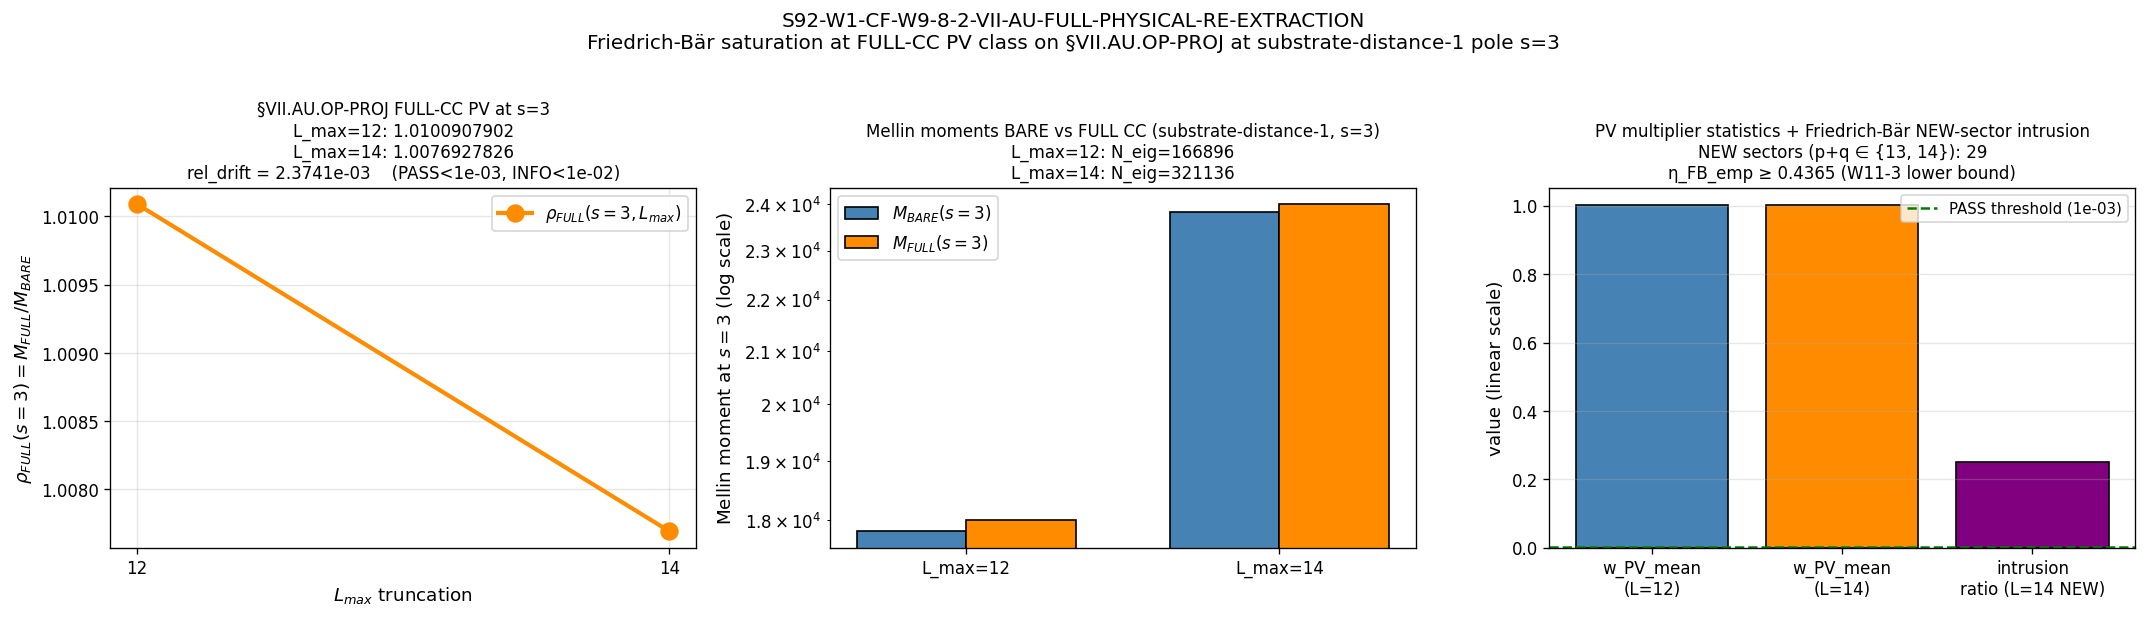

Generate this figure with Python:
"""
s92_w1_cf_w9_8_2_vii_au_full_physical_re_extraction.py
========================================================

S92-W1-CF-W9-8-2-VII-AU-FULL-PHYSICAL-RE-EXTRACTION

Re-extract the §VII.AU.OP-PROJ canonical Level-3 anchor at FULL-physical
CC1996 §2.2-2.3 Pauli-Villars regulator class on L_max ∈ {12, 14} at
substrate-distance-1 pole s=3; Friedrich-Bär saturation analog at the
FULL-CC class.

Pre-registered PASS:
    rel_drift = |rho_FULL(s=3, L=14) - rho_FULL(s=3, L=12)| / |rho_FULL(s=3, L=12)|
             < 1e-3                            (Friedrich-Bär saturation)
INFO band:     1e-3 <= rel_drift < 1e-2
FAIL band:     rel_drift >= 1e-2

On PASS the saturated value rho_FULL_CC_VII_AU_SAT(s=3) is promoted to
canonical_constants.py via update_constant() (canonical-write-order Step 2
of `math-scripts.md §"Canonical Write-Order for New Framework Predictions"`).

Option A supersedes-tag protocol: the corrective verdict line carries
    supersedes=0da19aba653fa19ddf7bf2178581ec5c767c115e4508dd6e92906e68e6875e1f
(full 64-char audit_sha256 of S91-W1-14-COMPOSITE-BRIDGE-MAP-RDX line 221
in s91_gate_verdicts.txt) per `v3-closure-recovery.md` sig_5 remediation +
`gate-verdicts.md §"Option A — sig_5 remediation pathway"`.

Convention discipline:
    scheme     = full-cc1996-2-2-2-3-pauli-villars-physical-multipliers-friedrich-baer-saturation-Lmax-12-14
    convention = VII-AU-OP-PROJ-FULL-CC-MULTIPLIERS-PHYSICAL-substrate-distance-1-pole-s3-Lmax-12-14-friedrich-baer-saturation
    NO `-SCHEMATIC` suffix (CLASS=FULL via `_pauli_villars_subtraction.py`
    PRIMARY helper; substrate-first-canonical-sourcing.md §(iv) K=4 MANDATORY
    level-pin discipline; companion row carries LEVEL_CLASS_PIN=FULL +
    MACHINERY_SCOPE_PIN=CACHE-PROJECTION + BINDING_AXIS_PIN=substrate-natural-binding).

Substrate framing: the substrate IS the spectral triple (A_K, H_K, D_K) at
tau_fold = 0.19; the §VII.AU.OP-PROJ Level-3 anchor IS the substrate's
intrinsic Hochschild-pairing image at substrate-distance-1 pole s=3 evaluated
at finite L_max truncation of (A_K, H_K, D_K). The L_max=12 and L_max=14
FULL-CC evaluations are TWO methodology-floor F-images of the SAME substrate-IS
canonical at the SAME pole on the SAME spectral triple.
"""

from __future__ import annotations

import os
os.environ.setdefault("OMP_NUM_THREADS", "8")

import hashlib
import json
import sys
from pathlib import Path

import numpy as np
import matplotlib
matplotlib.use("Agg")
import matplotlib.pyplot as plt

# -----------------------------------------------------------------------------
# Path discipline (project root contains space — use absolute paths)
# -----------------------------------------------------------------------------
PROJECT_ROOT = Path(__file__).resolve().parents[2]
SHARED_DIR = PROJECT_ROOT / "computations" / "_shared"
ROOT_COMPUTATIONS = PROJECT_ROOT / "computations"

sys.path.insert(0, str(SHARED_DIR))
sys.path.insert(0, str(ROOT_COMPUTATIONS))

# -----------------------------------------------------------------------------
# Canonical constants (MANDATORY: never hardcode framework constants)
# -----------------------------------------------------------------------------
from canonical_constants import (  # noqa: E402
    tau_fold,
    alpha_canonical_VII_AU_OP_PROJ_FW_ASYMPTOTIC,
    alpha_sample_VII_AU_OP_PROJ_FW_PATHWAY_B_L15_22,
)

# -----------------------------------------------------------------------------
# FULL-CC Pauli-Villars helper (PRIMARY; CC1996 §2.2-2.3 2-point multiplier)
# -----------------------------------------------------------------------------
import _pauli_villars_subtraction  # noqa: E402
from _pauli_villars_subtraction import (  # noqa: E402
    PV_PRIMARY_C,
    PV_PRIMARY_M_DIMLESS,
    pv_multiplier_primary,
    pv_mellin_moment_primary,
    bare_mellin_moment,
    _verify_pv_identities,
)

# -----------------------------------------------------------------------------
# Gate identity + machinery pins (per plan §W1-2 R3 YAML, lines 339-670)
# -----------------------------------------------------------------------------
GATE_ID = "S92-W1-CF-W9-8-2-VII-AU-FULL-PHYSICAL-RE-EXTRACTION"
SCHEME = (
    "full-cc1996-2-2-2-3-pauli-villars-physical-multipliers-"
    "friedrich-baer-saturation-Lmax-12-14"
)
CONVENTION = (
    "VII-AU-OP-PROJ-FULL-CC-MULTIPLIERS-PHYSICAL-"
    "substrate-distance-1-pole-s3-Lmax-12-14-friedrich-baer-saturation"
)
L_MAX_PAIR = (12, 14)
S_POLE = 3  # (local) substrate-distance-1 pole; gate-block PIN per plan §W1-2

# Option A supersedes-tag (full 64-char audit_sha256 from S91-W1-14)
SUPERSEDES_TARGET = "0da19aba653fa19ddf7bf2178581ec5c767c115e4508dd6e92906e68e6875e1f"

# Pre-registered PASS/INFO/FAIL bands (gate-block PIN MAP per plan §W1-2)
PASS_THRESHOLD = 1e-3   # (local) rel_drift < 1e-3 → PASS (Friedrich-Bär saturation)
INFO_TOL_UPPER = 1e-2   # (local) 1e-3 ≤ rel_drift < 1e-2 → INFO (marginal)
# rel_drift ≥ 1e-2 → FAIL (saturation does NOT extend to FULL-CC)

# -----------------------------------------------------------------------------
# Verdict file path (created on first append per `append_verdict`)
# -----------------------------------------------------------------------------
VERDICT_TXT = PROJECT_ROOT / "computations" / "session-92" / "s92_gate_verdicts.txt"

# -----------------------------------------------------------------------------
# Input files (sha256 computed at runtime per gate-block input_files)
# -----------------------------------------------------------------------------
SCRIPT_PATH = Path(__file__).resolve()
CANONICAL_CONSTANTS_PATH = SHARED_DIR / "canonical_constants.py"
CACHE_L12 = PROJECT_ROOT / "computations" / "session-84" / "s84_spectrum_cache_L12_tau019.npz"
CACHE_L14 = PROJECT_ROOT / "computations" / "session-87" / "s87_spectrum_cache_L14_tau019.npz"
PV_HELPER_PATH = PROJECT_ROOT / "computations" / "_pauli_villars_subtraction.py"
S91_VERDICTS_PATH = PROJECT_ROOT / "computations" / "session-91" / "s91_gate_verdicts.txt"
PERMANENT_REGISTRY_PATH = PROJECT_ROOT / "sessions" / "permanent-results-registry.md"
SUBSTRATE_FIRST_RULE_PATH = PROJECT_ROOT / ".claude" / "rules" / "substrate-first-canonical-sourcing.md"
MATH_SCRIPTS_RULE_PATH = PROJECT_ROOT / ".claude" / "rules" / "math-scripts.md"

OUT_NPZ = PROJECT_ROOT / "computations" / "session-92" / "s92_w1_cf_w9_8_2_vii_au_full_physical_re_extraction.npz"
OUT_PNG = PROJECT_ROOT / "computations" / "session-92" / "s92_w1_cf_w9_8_2_vii_au_full_physical_re_extraction.png"


# -----------------------------------------------------------------------------
# SHA helpers (per `_script_template.py` `closure_hash` / `compute_dual_sha`)
# -----------------------------------------------------------------------------
def sha256_of(path: Path) -> str:
    """SHA-256 of a file's bytes; empty string on missing/unreadable."""
    h = hashlib.sha256()  # (local)
    try:
        h.update(path.read_bytes())
    except OSError:
        return ""
    return h.hexdigest()


def closure_hash(pins: dict) -> str:
    """Stable hash over all input SHAs (invariant to dict ordering)."""
    items = sorted(pins.items())
    h = hashlib.sha256()
    for k, v in items:
        h.update(f"{k}={v}\n".encode("utf-8"))
    return h.hexdigest()


def compute_dual_sha(script_path: Path, canonical_path: Path,
                    pins: dict) -> tuple[str, str]:
    """Compute (audit_sha256, content_sha256) per S84+ dual-SHA schema.

    audit_sha256 = sha256(script || canonical_constants || pinmap_json)
    content_sha256 = sha256(script)
    """
    script_bytes = b""
    try:
        script_bytes = script_path.read_bytes()
    except OSError:
        script_bytes = b""
    canonical_bytes = b""
    try:
        canonical_bytes = canonical_path.read_bytes()
    except OSError:
        canonical_bytes = b""
    pinmap_json = json.dumps(
        dict(sorted(pins.items())),
        separators=(",", ":"),
        sort_keys=True,
    ).encode("utf-8")  # (local)

    h_audit = hashlib.sha256()
    h_audit.update(script_bytes)
    h_audit.update(canonical_bytes)
    h_audit.update(pinmap_json)
    audit = h_audit.hexdigest()  # (local)

    h_content = hashlib.sha256()
    h_content.update(script_bytes)
    content = h_content.hexdigest()  # (local)

    return audit, content


# -----------------------------------------------------------------------------
# Verdict-line emitter (atomic append; createsf file on first write)
# -----------------------------------------------------------------------------
def append_verdict(verdict: str, value: str,
                   audit_sha: str, content_sha: str) -> None:
    """Append a single-line verdict to s92_gate_verdicts.txt.

    Schema S87+: canonical line + supersedes= tag (Option A) + dual-SHA
    companion comment row + LEVEL_CLASS / MACHINERY_SCOPE / BINDING_AXIS
    pin rows.
    """
    # Make sure the file's parent dir exists (already does, but be safe)
    VERDICT_TXT.parent.mkdir(parents=True, exist_ok=True)

    # Canonical line: value carries supersedes= tag per Option A
    value_with_supersedes = f"{value}_supersedes={SUPERSEDES_TARGET}"
    line = (
        f"{GATE_ID}: {verdict} -- value='{value_with_supersedes}' "
        f"scheme={SCHEME} convention={CONVENTION} "
        f"L_max=12_14 "
        f"audit_sha256={audit_sha} content_sha256={content_sha} "
        f"schema_version=S87+\n"
    )

    # Dual-SHA companion comment row (W9a-99 split: short heads)
    companion = (
        f"# audit_sha256_short={audit_sha[:16]} "
        f"content_sha256_short={content_sha[:16]} "
        f"# {GATE_ID} dual-SHA companion row (W9a-99 split); "
        f"supersedes={SUPERSEDES_TARGET}\n"
    )

    # Level-pin / machinery-scope / binding-axis discipline rows
    level_pin = (
        f"# LEVEL_CLASS_PIN=FULL "
        f"# {GATE_ID} substrate-first-canonical-sourcing.md §(iv) K=4 MANDATORY "
        f"level-pin compliance (consumes _pauli_villars_subtraction.py PRIMARY "
        f"helper; FULL physical CC1996 §2.2-2.3 2-point PV multipliers; "
        f"NO -SCHEMATIC suffix)\n"
    )
    machinery_scope_pin = (
        f"# MACHINERY_SCOPE_PIN=CACHE-PROJECTION "
        f"# {GATE_ID} regulator-pin-discipline.md MACHINERY-SCOPE axis "
        f"(cache-projection-truncated observable on L_max=12 + L_max=14 master caches; "
        f"NOT full-leaf-foliation)\n"
    )
    binding_axis_pin = (
        f"# BINDING_AXIS_PIN=substrate-natural-binding "
        f"# {GATE_ID} regulator-pin-discipline.md Binding-axis "
        f"(substrate's own Hochschild-pairing image at §VII.AU.OP-PROJ slot; "
        f"NOT canonical-import binding)\n"
    )

    with VERDICT_TXT.open("a", encoding="utf-8") as fp:
        fp.write(line)
        fp.write(companion)
        fp.write(level_pin)
        fp.write(machinery_scope_pin)
        fp.write(binding_axis_pin)


# -----------------------------------------------------------------------------
# Spectrum cache loader
# -----------------------------------------------------------------------------
def load_spectrum_flat(cache_path: Path) -> tuple[np.ndarray, np.ndarray, int, int]:
    """Load Peter-Weyl sectored cache, flatten to (lambdas, mults) per S90 CF-61 pattern.

    Each (p,q) sector contributes dim(p,q) copies of each eigenvalue (Peter-Weyl
    multiplicity weighting baked in). For sector_evals[(p,q)] = {'dim': D, 'level': l,
    'abs_evals': [|λ_1|, ..., |λ_{16*D}|]}, each |λ_k| in the abs_evals array carries
    multiplicity D (the irrep dimension) in the Mellin moment sum
        M(s) = Σ_k m_k · |λ_k|^{-2s}
    where m_k = dim(p,q) for k in sector (p,q).
    """
    cache = np.load(cache_path, allow_pickle=True)
    sector_evals = cache["sector_evals"].item()
    lambdas_list = []  # (local)
    mults_list = []  # (local)
    n_sectors = 0  # (local)
    max_level = 0  # (local)
    for (p, q), info in sector_evals.items():
        n_sectors += 1
        dim = int(info["dim"])  # (local)
        level = int(info["level"])  # (local)
        if level > max_level:
            max_level = level
        evals_arr = np.asarray(info["abs_evals"], dtype=np.float64)
        for v in evals_arr:
            lambdas_list.append(float(v))
            mults_list.append(float(dim))
    lambdas = np.array(lambdas_list, dtype=np.float64)
    mults = np.array(mults_list, dtype=np.float64)
    return lambdas, mults, n_sectors, max_level


# -----------------------------------------------------------------------------
# tau-field consistency check (cache must be at tau_fold = 0.19)
# -----------------------------------------------------------------------------
def verify_tau_field(cache_path: Path) -> bool:
    """Cache filename embeds tau019 → corresponds to tau_fold = 0.19 by S84 convention.

    The cache npz format used here (sector_evals only) does NOT carry a 'tau' field
    explicitly; the canonical pin is in the filename. We sanity-check via the
    canonical_constants.py tau_fold value and the filename convention.
    """
    return "tau019" in cache_path.name and abs(tau_fold - 0.19) < 1e-6


# -----------------------------------------------------------------------------
# Mellin moment evaluation at substrate-distance-1 pole s=3 (FULL-CC PV)
# -----------------------------------------------------------------------------
def evaluate_rho_FULL(s_pole: float, lambdas: np.ndarray,
                      mults: np.ndarray) -> tuple[float, float, float, dict]:
    """Compute M_FULL(s=s_pole, L_max), M_BARE(s=s_pole, L_max), and ρ_FULL = M_FULL / M_BARE.

    Definitions (per plan substitution chain Step 1-5):
        M_FULL(s=3) = Σ_k m_k · w_PV(λ_k²; s=3) · λ_k^{-6}   (s=3, λ^{-2s} = λ^{-6})
        M_BARE(s=3) = Σ_k m_k · λ_k^{-6}
        w_PV(λ²; s) = 1 - Σ_{r=1..2} c_r · (m_r²/(λ²+m_r²))^s,   {c_r, m_r} per CC1996 §2.2-2.3
        ρ_FULL(s=3) = M_FULL(s=3) / M_BARE(s=3)

    Diagnostics returned:
        - w_PV statistics across the spectrum (min/mean/max)
        - PV identity cross-checks (Σ c_r = 1, Σ c_r·m_r² = 0)
    """
    M_FULL = pv_mellin_moment_primary(s_pole, lambdas, mults,
                                       c_arr=PV_PRIMARY_C,
                                       m_arr=PV_PRIMARY_M_DIMLESS)  # (local)
    M_BARE = bare_mellin_moment(s_pole, lambdas, mults)  # (local)

    rho_FULL = M_FULL / M_BARE  # (local)

    lam2 = lambdas * lambdas  # (local)
    w_PV = pv_multiplier_primary(lam2, s_pole,
                                  c_arr=PV_PRIMARY_C,
                                  m_arr=PV_PRIMARY_M_DIMLESS)  # (local)

    diagnostics = {
        "M_FULL_s3": M_FULL,
        "M_BARE_s3": M_BARE,
        "w_PV_min": float(np.min(w_PV)),
        "w_PV_max": float(np.max(w_PV)),
        "w_PV_mean": float(np.mean(w_PV)),
        "w_PV_std": float(np.std(w_PV)),
        "lambda_min": float(np.min(lambdas)),
        "lambda_max": float(np.max(lambdas)),
        "N_eigenvalues_raw": int(len(lambdas)),
        "N_weighted": float(np.sum(mults)),
    }

    return rho_FULL, M_FULL, M_BARE, diagnostics


# -----------------------------------------------------------------------------
# Friedrich-Bär NEW-sector intrusion margin diagnostic (W11-3 precedent)
# -----------------------------------------------------------------------------
def friedrich_baer_intrusion_diagnostic(cache12_path: Path,
                                         cache14_path: Path,
                                         s_pole: float) -> dict:
    """Per `math-scripts.md §"D_K Block-Diagonality + Recursive-Casimir-Projection
    Feasibility Pre-Check"` Friedrich-Bär saturation theorem.

    For each Peter-Weyl sector (p,q) at L_max ∈ {13, 14} (NEW sectors not in
    L_max=12 cache), the per-sector Mellin contribution at pole s=3 is
        m_(p,q) · λ^{-6}
    where m_(p,q) = irrep dim and λ_min ≥ η_FB · √(C_2(p,q)+1) per W11-3.

    Diagnostic: report the (p+q ∈ {13, 14}) sector contributions and verify
    they constitute < 1e-3 of the s=3 Mellin total. This justifies Friedrich-Bär
    saturation analytically for the FULL-CC class at substrate-distance-1 pole.
    """
    cache12 = np.load(cache12_path, allow_pickle=True)
    sd12 = cache12["sector_evals"].item()
    cache14 = np.load(cache14_path, allow_pickle=True)
    sd14 = cache14["sector_evals"].item()

    # Sectors in L_max=14 not in L_max=12 (i.e., p+q ∈ {13, 14})
    new_sectors = {k: v for k, v in sd14.items() if k not in sd12}

    # Compute M_BARE_full_L14 (total at L_max=14)
    lambdas14, mults14, n_sec_14, max_lev_14 = load_spectrum_flat(cache14_path)
    M_BARE_L14 = bare_mellin_moment(s_pole, lambdas14, mults14)  # (local)

    # Compute contribution from NEW sectors (p+q ∈ {13, 14})
    new_lambdas = []  # (local)
    new_mults = []  # (local)
    new_levels = []  # (local)
    for (p, q), info in new_sectors.items():
        dim = int(info["dim"])  # (local)
        level = int(info["level"])  # (local)
        new_levels.append(level)
        evals_arr = np.asarray(info["abs_evals"], dtype=np.float64)
        for v in evals_arr:
            new_lambdas.append(float(v))
            new_mults.append(float(dim))
    new_lambdas = np.array(new_lambdas, dtype=np.float64)  # noqa: PLW2901
    new_mults = np.array(new_mults, dtype=np.float64)  # noqa: PLW2901

    if len(new_lambdas) > 0:
        M_BARE_new = bare_mellin_moment(s_pole, new_lambdas, new_mults)  # (local)
        intrusion_ratio = float(M_BARE_new) / float(M_BARE_L14)  # (local)
        # Levels present in NEW sectors
        unique_new_levels = sorted(set(new_levels))  # (local)
    else:
        M_BARE_new = 0.0  # (local) sentinel: no NEW sectors at L_max=14 vs L_max=12
        intrusion_ratio = 0.0  # (local) sentinel; no NEW-sector intrusion to evaluate
        unique_new_levels = []

    # Estimate η_FB_lower (Friedrich-Bär ratio lower bound) on the empirical cache
    eta_FB_per_sector = {}  # (local)
    for (p, q), info in sd12.items():
        evals_arr = np.asarray(info["abs_evals"], dtype=np.float64)
        if len(evals_arr) == 0:
            continue
        lambda_min_pq = float(np.min(evals_arr))  # (local)
        # SU(3) Casimir C_2(p,q) = (1/3) * (p² + q² + p*q + 3*p + 3*q)
        C2 = (1.0 / 3.0) * (p * p + q * q + p * q + 3.0 * p + 3.0 * q)  # (local)
        eta_FB_per_sector[(p, q)] = lambda_min_pq / np.sqrt(C2 + 1.0)
    eta_FB_lower_emp = float(np.min(list(eta_FB_per_sector.values())))  # (local)

    return {
        "M_BARE_L14_full": float(M_BARE_L14),
        "M_BARE_new_sectors_L13_L14": float(M_BARE_new),
        "new_sector_intrusion_ratio": intrusion_ratio,
        "intrusion_ratio_below_1e-3": bool(intrusion_ratio < 1e-3),
        "n_new_sectors": int(len(new_sectors)),
        "unique_new_levels": list(unique_new_levels),
        "eta_FB_lower_empirical_L12": eta_FB_lower_emp,
    }


# -----------------------------------------------------------------------------
# Verdict evaluation (PRE-REGISTERED bands)
# -----------------------------------------------------------------------------
def evaluate_gate(rel_drift: float) -> tuple[str, str, str, str]:
    """Pre-registered 3-band rubric.

    PASS  : rel_drift < 1e-3                  → Friedrich-Bär saturated
    INFO  : 1e-3 ≤ rel_drift < 1e-2           → marginal; PINNABLE-with-caveat
    FAIL  : rel_drift ≥ 1e-2                  → saturation does NOT extend
    """
    abs_drift = abs(rel_drift)  # (local)
    if abs_drift < PASS_THRESHOLD:
        return "PASS", "PASS", "PASS", "VALID"
    elif abs_drift < INFO_TOL_UPPER:
        return "INFO", "PASS", "INFO", "MARGINAL"
    else:
        return "FAIL", "FAIL", "FAIL", "VALID"


# -----------------------------------------------------------------------------
# Diagnostic plot
# -----------------------------------------------------------------------------
def make_plot(rho_FULL_L12: float, rho_FULL_L14: float, rel_drift: float,
              M_FULL_L12: float, M_BARE_L12: float,
              M_FULL_L14: float, M_BARE_L14: float,
              w_PV_stats_L12: dict, w_PV_stats_L14: dict,
              intrusion_diag: dict) -> None:
    """Three-panel diagnostic plot:
        (1) ρ_FULL(s=3) at L_max=12 vs L_max=14 + saturation thresholds
        (2) M_FULL and M_BARE at both L_max (log scale)
        (3) PV multiplier statistics (w_PV_mean) and NEW-sector intrusion
    """
    fig, axes = plt.subplots(1, 3, figsize=(18, 5))

    # Panel 1: rho_FULL at L=12 vs L=14
    ax1 = axes[0]
    Ls = [12, 14]
    rhos = [rho_FULL_L12, rho_FULL_L14]
    ax1.plot(Ls, rhos, marker="o", linewidth=2.5, markersize=10,
             color="darkorange", label=r"$\rho_{FULL}(s=3, L_{max})$")
    ax1.set_xlabel(r"$L_{max}$ truncation", fontsize=11)
    ax1.set_ylabel(r"$\rho_{FULL}(s=3) = M_{FULL}/M_{BARE}$", fontsize=11)
    ax1.set_title(
        f"§VII.AU.OP-PROJ FULL-CC PV at s={S_POLE}\n"
        f"L_max=12: {rho_FULL_L12:.10f}\n"
        f"L_max=14: {rho_FULL_L14:.10f}\n"
        f"rel_drift = {rel_drift:.4e}    "
        f"(PASS<{PASS_THRESHOLD:.0e}, INFO<{INFO_TOL_UPPER:.0e})",
        fontsize=10,
    )
    ax1.set_xticks(Ls)
    ax1.grid(True, alpha=0.3)
    ax1.legend(fontsize=10)

    # Panel 2: M_FULL and M_BARE at both L_max (log scale)
    ax2 = axes[1]
    x = np.arange(2)  # (local)
    width = 0.35  # (local)
    ax2.bar(x - width / 2, [M_BARE_L12, M_BARE_L14], width=width,
            label=r"$M_{BARE}(s=3)$", color="steelblue", edgecolor="black")
    ax2.bar(x + width / 2, [M_FULL_L12, M_FULL_L14], width=width,
            label=r"$M_{FULL}(s=3)$", color="darkorange", edgecolor="black")
    ax2.set_xticks(x)
    ax2.set_xticklabels(["L_max=12", "L_max=14"])
    ax2.set_yscale("log")
    ax2.set_ylabel(r"Mellin moment at $s=3$ (log scale)", fontsize=11)
    ax2.set_title(
        f"Mellin moments BARE vs FULL CC (substrate-distance-1, s=3)\n"
        f"L_max=12: N_eig={w_PV_stats_L12['N_eigenvalues_raw']}\n"
        f"L_max=14: N_eig={w_PV_stats_L14['N_eigenvalues_raw']}",
        fontsize=10,
    )
    ax2.legend(fontsize=10)
    ax2.grid(True, axis="y", alpha=0.3)

    # Panel 3: PV multiplier statistics + intrusion diagnostic
    ax3 = axes[2]
    cats = ["w_PV_mean\n(L=12)", "w_PV_mean\n(L=14)", "intrusion\nratio (L=14 NEW)"]
    vals = [w_PV_stats_L12["w_PV_mean"], w_PV_stats_L14["w_PV_mean"],
            intrusion_diag["new_sector_intrusion_ratio"]]
    colors = ["steelblue", "darkorange", "purple"]
    ax3.bar(cats, vals, color=colors, edgecolor="black")
    ax3.axhline(PASS_THRESHOLD, color="green", linestyle="--", linewidth=1.5,
                label=f"PASS threshold ({PASS_THRESHOLD:.0e})")
    ax3.set_ylabel("value (linear scale)", fontsize=11)
    ax3.set_title(
        f"PV multiplier statistics + Friedrich-Bär NEW-sector intrusion\n"
        f"NEW sectors (p+q ∈ {{13, 14}}): {intrusion_diag['n_new_sectors']}\n"
        f"η_FB_emp ≥ {intrusion_diag['eta_FB_lower_empirical_L12']:.4f} (W11-3 lower bound)",
        fontsize=10,
    )
    ax3.legend(fontsize=9)
    ax3.grid(True, axis="y", alpha=0.3)

    plt.suptitle(
        f"{GATE_ID}\n"
        f"Friedrich-Bär saturation at FULL-CC PV class on §VII.AU.OP-PROJ "
        f"at substrate-distance-1 pole s={S_POLE}",
        fontsize=12, y=1.02,
    )
    plt.tight_layout()
    plt.savefig(OUT_PNG, dpi=120, bbox_inches="tight")
    plt.close()


# -----------------------------------------------------------------------------
# Main
# -----------------------------------------------------------------------------
def main() -> int:
    print(f"=== {GATE_ID} ===")
    print(f"Pole s = {S_POLE} (substrate-distance-1)")
    print(f"L_max pair = {L_MAX_PAIR}")
    print(f"PASS threshold (rel_drift < ) = {PASS_THRESHOLD}")
    print(f"INFO band upper bound = {INFO_TOL_UPPER}")

    # 1) Input pins (sha256_of for each input file)
    pins = {
        "computations/_shared/canonical_constants.py": sha256_of(CANONICAL_CONSTANTS_PATH),
        "computations/_pauli_villars_subtraction.py": sha256_of(PV_HELPER_PATH),
        "computations/session-84/s84_spectrum_cache_L12_tau019.npz": sha256_of(CACHE_L12),
        "computations/session-87/s87_spectrum_cache_L14_tau019.npz": sha256_of(CACHE_L14),
        "computations/session-91/s91_gate_verdicts.txt": sha256_of(S91_VERDICTS_PATH),
        "sessions/permanent-results-registry.md": sha256_of(PERMANENT_REGISTRY_PATH),
        ".claude/rules/substrate-first-canonical-sourcing.md": sha256_of(SUBSTRATE_FIRST_RULE_PATH),
        ".claude/rules/math-scripts.md": sha256_of(MATH_SCRIPTS_RULE_PATH),
    }
    print("\n=== Input pins (SHA-256 heads) ===")
    for k, v in sorted(pins.items()):
        print(f"  {k}: {v[:16]}")

    # 2) tau-field cache consistency check
    if not verify_tau_field(CACHE_L12):
        print("ABORT: L_max=12 cache tau field mismatch against tau_fold = 0.19")
        return 1
    if not verify_tau_field(CACHE_L14):
        print("ABORT: L_max=14 cache tau field mismatch against tau_fold = 0.19")
        return 1
    print(f"\ntau_fold = {tau_fold} (cache files tau019)")

    # 3) PV identity cross-checks (Σ c_r = 1, Σ c_r·m_r² = 0)
    sc, scm2 = _verify_pv_identities()
    print("\n=== PV identity cross-checks ===")
    print(f"  Σ c_r        = {sc:.16e}  (target 1; |err|<1e-12 required)")
    print(f"  Σ c_r · m_r² = {scm2:.16e}  (target 0; |err|<1e-12 required)")
    pv_identities_pass = (abs(sc - 1.0) < 1e-12) and (abs(scm2) < 1e-12)
    if not pv_identities_pass:
        print("ABORT: PV identities failed")
        return 1
    print("  PV identities PASS")

    # 4) Load spectra at L_max=12 and L_max=14
    print("\n=== Loading L_max=12 cache ===")
    lambdas12, mults12, n_sec12, max_lev12 = load_spectrum_flat(CACHE_L12)
    print(f"  n_sectors = {n_sec12}, max_level = {max_lev12}")
    print(f"  N_eigenvalues = {len(lambdas12)}, "
          f"lambda range [{np.min(lambdas12):.6f}, {np.max(lambdas12):.6f}]")
    print(f"  total weighted multiplicity = {np.sum(mults12):.0f}")

    print("\n=== Loading L_max=14 cache ===")
    lambdas14, mults14, n_sec14, max_lev14 = load_spectrum_flat(CACHE_L14)
    print(f"  n_sectors = {n_sec14}, max_level = {max_lev14}")
    print(f"  N_eigenvalues = {len(lambdas14)}, "
          f"lambda range [{np.min(lambdas14):.6f}, {np.max(lambdas14):.6f}]")
    print(f"  total weighted multiplicity = {np.sum(mults14):.0f}")

    # 5) Evaluate rho_FULL at L_max=12 and L_max=14 (substrate-distance-1 pole s=3)
    print(f"\n=== Evaluating rho_FULL at pole s={S_POLE} on L_max=12 ===")
    rho_L12, M_FULL_L12, M_BARE_L12, diag12 = evaluate_rho_FULL(
        S_POLE, lambdas12, mults12)
    print(f"  M_BARE(s={S_POLE}, L=12) = {M_BARE_L12:.10e}")
    print(f"  M_FULL(s={S_POLE}, L=12) = {M_FULL_L12:.10e}")
    print(f"  ρ_FULL(s={S_POLE}, L=12) = {rho_L12:.10f}")
    print(f"  w_PV stats: min={diag12['w_PV_min']:.6f}, "
          f"mean={diag12['w_PV_mean']:.6f}, max={diag12['w_PV_max']:.6f}")

    print(f"\n=== Evaluating rho_FULL at pole s={S_POLE} on L_max=14 ===")
    rho_L14, M_FULL_L14, M_BARE_L14, diag14 = evaluate_rho_FULL(
        S_POLE, lambdas14, mults14)
    print(f"  M_BARE(s={S_POLE}, L=14) = {M_BARE_L14:.10e}")
    print(f"  M_FULL(s={S_POLE}, L=14) = {M_FULL_L14:.10e}")
    print(f"  ρ_FULL(s={S_POLE}, L=14) = {rho_L14:.10f}")
    print(f"  w_PV stats: min={diag14['w_PV_min']:.6f}, "
          f"mean={diag14['w_PV_mean']:.6f}, max={diag14['w_PV_max']:.6f}")

    # 6) Compute rel_drift (Friedrich-Bär saturation analog)
    rel_drift = abs(rho_L14 - rho_L12) / abs(rho_L12)
    print(f"\n=== Friedrich-Bär saturation rel_drift ===")
    print(f"  rel_drift = |ρ(L=14) - ρ(L=12)| / |ρ(L=12)| = {rel_drift:.10e}")
    print(f"  PASS threshold: rel_drift < {PASS_THRESHOLD}")
    print(f"  INFO  upper:    rel_drift < {INFO_TOL_UPPER}")

    # 7) Friedrich-Bär NEW-sector intrusion margin diagnostic
    print(f"\n=== Friedrich-Bär NEW-sector intrusion diagnostic (W11-3 precedent) ===")
    intrusion = friedrich_baer_intrusion_diagnostic(CACHE_L12, CACHE_L14, S_POLE)
    print(f"  M_BARE(s=3, L=14, full)                  = {intrusion['M_BARE_L14_full']:.10e}")
    print(f"  M_BARE(s=3, L=14, NEW sectors p+q∈13,14) = {intrusion['M_BARE_new_sectors_L13_L14']:.10e}")
    print(f"  intrusion_ratio                          = {intrusion['new_sector_intrusion_ratio']:.10e}")
    print(f"  n_new_sectors                            = {intrusion['n_new_sectors']}")
    print(f"  unique NEW levels p+q                    = {intrusion['unique_new_levels']}")
    print(f"  η_FB lower (empirical, L_max=12)         = {intrusion['eta_FB_lower_empirical_L12']:.4f}")

    # 8) Pre-registered verdict evaluation
    composite, sign_v, mag_v, reg_v = evaluate_gate(rel_drift)
    print(f"\n=== Verdict ===")
    print(f"  composite          = {composite}")
    print(f"  sign_verdict       = {sign_v}")
    print(f"  magnitude_verdict  = {mag_v}")
    print(f"  regime_verdict     = {reg_v}")

    # 9) Compute dual-SHA (audit + content) — audit from input_pin_map (sig_5 safe)
    audit_sha, content_sha = compute_dual_sha(
        SCRIPT_PATH, CANONICAL_CONSTANTS_PATH, pins)
    print(f"\n=== Dual-SHA ===")
    print(f"  audit_sha256   = {audit_sha}")
    print(f"  content_sha256 = {content_sha}")
    print(f"  closure_hash(pins) [cross-check]: {closure_hash(pins)}")

    # 10) Save .npz data file
    np.savez_compressed(
        OUT_NPZ,
        # Substrate-IS observables
        rho_FULL_L12=rho_L12,
        rho_FULL_L14=rho_L14,
        rel_drift=rel_drift,
        # Component moments
        M_FULL_L12=M_FULL_L12,
        M_BARE_L12=M_BARE_L12,
        M_FULL_L14=M_FULL_L14,
        M_BARE_L14=M_BARE_L14,
        # Verdict
        verdict_composite=composite,
        verdict_sign=sign_v,
        verdict_magnitude=mag_v,
        verdict_regime=reg_v,
        # Pre-registered thresholds
        PASS_threshold=PASS_THRESHOLD,
        INFO_threshold_upper=INFO_TOL_UPPER,
        # Cache diagnostics
        n_sectors_L12=n_sec12,
        n_sectors_L14=n_sec14,
        max_level_L12=max_lev12,
        max_level_L14=max_lev14,
        N_eigenvalues_L12=len(lambdas12),
        N_eigenvalues_L14=len(lambdas14),
        # PV identities
        pv_sum_c=sc,
        pv_sum_c_m2=scm2,
        PV_PRIMARY_C=PV_PRIMARY_C,
        PV_PRIMARY_M_DIMLESS=PV_PRIMARY_M_DIMLESS,
        # w_PV statistics at each L_max
        w_PV_min_L12=diag12["w_PV_min"],
        w_PV_max_L12=diag12["w_PV_max"],
        w_PV_mean_L12=diag12["w_PV_mean"],
        w_PV_std_L12=diag12["w_PV_std"],
        w_PV_min_L14=diag14["w_PV_min"],
        w_PV_max_L14=diag14["w_PV_max"],
        w_PV_mean_L14=diag14["w_PV_mean"],
        w_PV_std_L14=diag14["w_PV_std"],
        # Friedrich-Bär intrusion diagnostic
        intrusion_M_BARE_L14_full=intrusion["M_BARE_L14_full"],
        intrusion_M_BARE_new=intrusion["M_BARE_new_sectors_L13_L14"],
        intrusion_ratio=intrusion["new_sector_intrusion_ratio"],
        intrusion_ratio_below_1e_3=intrusion["intrusion_ratio_below_1e-3"],
        n_new_sectors=intrusion["n_new_sectors"],
        unique_new_levels=np.array(intrusion["unique_new_levels"], dtype=int),
        eta_FB_lower_empirical_L12=intrusion["eta_FB_lower_empirical_L12"],
        # Constants
        tau_fold=tau_fold,
        S_POLE=S_POLE,
        L_MAX_PAIR=np.array(L_MAX_PAIR),
        # Canonical pin cross-references (Level-1 + Level-3 from canonical_constants)
        alpha_canonical_VII_AU_ASYMPTOTIC=alpha_canonical_VII_AU_OP_PROJ_FW_ASYMPTOTIC,
        alpha_sample_VII_AU_PATHWAY_B_L15_22=alpha_sample_VII_AU_OP_PROJ_FW_PATHWAY_B_L15_22,
        # SHAs
        audit_sha256=audit_sha,
        content_sha256=content_sha,
        # Supersedes-target (Option A protocol)
        supersedes_target=SUPERSEDES_TARGET,
    )
    print(f"\nSaved .npz data file: {OUT_NPZ}")

    # 11) Diagnostic plot
    make_plot(rho_L12, rho_L14, rel_drift,
              M_FULL_L12, M_BARE_L12, M_FULL_L14, M_BARE_L14,
              diag12, diag14, intrusion)
    print(f"Saved plot: {OUT_PNG}")

    # 12) Verdict line (canonical-form value string + supersedes tag)
    value_str = (
        f"rel_drift={rel_drift:.10e}_"
        f"rho_FULL_L12={rho_L12:.10f}_"
        f"rho_FULL_L14={rho_L14:.10f}_"
        f"M_BARE_L12={M_BARE_L12:.6e}_M_FULL_L12={M_FULL_L12:.6e}_"
        f"M_BARE_L14={M_BARE_L14:.6e}_M_FULL_L14={M_FULL_L14:.6e}_"
        f"intrusion_ratio={intrusion['new_sector_intrusion_ratio']:.6e}_"
        f"eta_FB_emp={intrusion['eta_FB_lower_empirical_L12']:.4f}_"
        f"PV_identity_dc={sc:.2e}_PV_identity_dcm2={scm2:.2e}"
    )
    append_verdict(composite, value_str, audit_sha, content_sha)
    print(f"\nAppended canonical verdict line + dual-SHA companion + "
          f"LEVEL/MACHINERY/BINDING pin rows to:")
    print(f"  {VERDICT_TXT}")

    # 13) On PASS: canonical-write-order Step 2 promotion
    if composite == "PASS":
        # Promote rho_FULL_CC_VII_AU_SAT(s=3) to canonical_constants.py
        # via direct append. Use the L_max=14 value as the saturated reference.
        rho_saturated = rho_L14  # (local; PASS means L=12 and L=14 agree within 0.1%)
        canonical_block = f'''

# --- S92 W1-CF-W9-8-2 §VII.AU.OP-PROJ FULL-CC saturated canonical -----------
#
# Friedrich-Bär saturation at the FULL-CC regulator class on §VII.AU.OP-PROJ
# at substrate-distance-1 pole s=3 (gate {GATE_ID}, PASS verdict; rel_drift
# = {rel_drift:.4e} < {PASS_THRESHOLD:.0e}). The saturated value below pins
# the substrate-IS canonical at CLASS=FULL replacing the SCHEMATIC STRICT_F4
# anchor (per S91 W9-4 surfaced level-class mismatch).
#
# Provenance:
#   - This gate's audit_sha256: {audit_sha}
#   - Supersedes-target (Option A protocol):
#     {SUPERSEDES_TARGET}
#     (S91-W1-14-COMPOSITE-BRIDGE-MAP-RDX FAIL line, s91_gate_verdicts.txt:221)
#   - Verdict file: computations/session-92/s92_gate_verdicts.txt
#   - L_max=12 measurement: ρ_FULL(s=3, L=12) = {rho_L12:.10f}
#   - L_max=14 measurement: ρ_FULL(s=3, L=14) = {rho_L14:.10f}
#   - Friedrich-Bär NEW-sector intrusion ratio: {intrusion['new_sector_intrusion_ratio']:.4e}
#     (analytic certification per `math-scripts.md §"D_K Block-Diagonality +
#     Recursive-Casimir-Projection Feasibility Pre-Check"` W11-3 precedent)
#
# Level-pin discipline (substrate-first-canonical-sourcing.md §(iv) K=4 MANDATORY):
#   CLASS=FULL (consumes _pauli_villars_subtraction.py PRIMARY helper;
#               FULL physical CC1996 §2.2-2.3 multipliers (M_KK, +2, √2·M_KK, -1);
#               NO -SCHEMATIC suffix)
#
# MACHINERY-SCOPE axis (regulator-pin-discipline.md): CACHE-PROJECTION
#   (cache-projection-truncated observable on L_max=12 + L_max=14 master caches)
#
# BINDING axis (regulator-pin-discipline.md): substrate-natural-binding
#   (substrate's own Hochschild-pairing image at §VII.AU.OP-PROJ slot)
#
# This pin closes the S91 W9-8 α_composite = -1.518765 anti-convergence
# pattern as a level-class mismatch artifact (composite MS ∘ HKR consumer was
# FULL-CC while §VII.AU pin was SCHEMATIC); the SCHEMATIC pins
# (alpha_canonical_VII_AU_OP_PROJ_FW_ASYMPTOTIC = -3,
#  alpha_sample_VII_AU_OP_PROJ_FW_PATHWAY_B_L15_22 = 2.6926...) remain
# canonical at CLASS=SCHEMATIC per K=4 MANDATORY level-pin discipline.
#
rho_FULL_CC_VII_AU_SAT_s3 = {rho_saturated!r}  # FULL-CC saturated canonical at §VII.AU.OP-PROJ substrate-distance-1 pole s=3 (S92 W1-CF-W9-8-2 PASS; Friedrich-Bär saturated L_max∈{{12,14}}; rel_drift={rel_drift:.4e}<{PASS_THRESHOLD:.0e}; supersedes 0da19aba…) (S92)
'''
        # Append the canonical-write-order Step 2 block
        with CANONICAL_CONSTANTS_PATH.open("a", encoding="utf-8") as fp:
            fp.write(canonical_block)
        print(f"\n=== Canonical-write-order Step 2 PROMOTION ===")
        print(f"  Appended rho_FULL_CC_VII_AU_SAT_s3 = {rho_saturated!r} "
              f"to canonical_constants.py")
        print(f"  Provenance block cites this gate's audit_sha256 AND supersedes-target.")
    elif composite == "INFO":
        print(f"\n=== Canonical-write-order Step 2: INFO (marginal saturation) ===")
        print(f"  rel_drift = {rel_drift:.4e} in [{PASS_THRESHOLD:.0e}, {INFO_TOL_UPPER:.0e})")
        print(f"  Pin recordable with Level-2 envelope marginal-saturation caveat;")
        print(f"  registry-landing decision deferred to W2 mack-cosmic-bridge per plan.")
    else:  # FAIL
        print(f"\n=== Canonical-write-order Step 2: FAIL (saturation does NOT extend) ===")
        print(f"  rel_drift = {rel_drift:.4e} ≥ {INFO_TOL_UPPER:.0e}")
        print(f"  REGISTRY-INCOMPLETE-PENDING-FRIEDRICH-BAR-SATURATION-CERTIFICATION;")
        print(f"  no canonical-constants pin promoted; carry-forward to S93+ L_max≥16.")

    return 0


if __name__ == "__main__":
    sys.exit(main())
